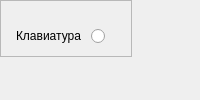
             <widget class="QWidget" name="setting_page">
              <layout class="QVBoxLayout" name="verticalLayout_21">
               <property name="spacing">
                <number>0</number>
               </property>
               <property name="leftMargin">
                <number>0</number>
               </property>
               <property name="topMargin">
                <number>0</number>
               </property>
               <property name="rightMargin">
                <number>0</number>
               </property>
               <property name="bottomMargin">
                <number>0</number>
               </property>
               <item alignment="Qt::AlignLeft|Qt::AlignTop">
                <widget class="QFrame" name="keyboard_setting">
                 <property name="frameShape">
                  <enum>QFrame::StyledPanel</enum>
                 </property>
                 <property name="frameShadow">
                  <enum>QFrame::Raised</enum>
                 </property>
                 <layout class="QHBoxLayout" name="horizontalLayout_9">
                  <property name="spacing">
                   <number>10</number>
                  </property>
                  <property name="leftMargin">
                   <number>15</number>
                  </property>
                  <property name="topMargin">
                   <number>15</number>
                  </property>
                  <property name="rightMargin">
                   <number>0</number>
                  </property>
                  <property name="bottomMargin">
                   <number>0</number>
                  </property>
                  <item alignment="Qt::AlignVCenter">
                   <widget class="QLabel" name="keyboard_setting_label">
                    <property name="text">
                     <string>Клавиатура</string>
                    </property>
                   </widget>
                  </item>
                  <item alignment="Qt::AlignHCenter|Qt::AlignVCenter">
                   <widget class="QRadioButton" name="keyboard_setting_radio_button">
                    <property name="minimumSize">
                     <size>
                      <width>40</width>
                      <height>40</height>
                     </size>
                    </property>
                    <property name="maximumSize">
                     <size>
                      <width>40</width>
                      <height>40</height>
                     </size>
                    </property>
                    <property name="text">
                     <string/>
                    </property>
                    <property name="checkable">
                     <bool>true</bool>
                    </property>
                    <property name="checked">
                     <bool>false</bool>
                    </property>
                    <property name="autoRepeat">
                     <bool>true</bool>
                    </property>
                   </widget>
                  </item>
                 </layout>
                </widget>
               </item>
              </layout>
             </widget>
